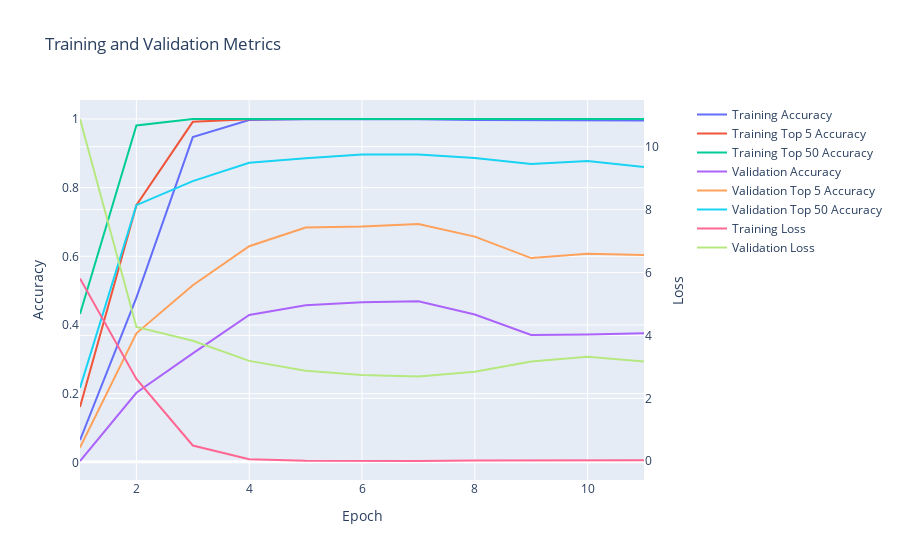

Notebook cell for this chart:
### Code cell
softmax_cross_entropy_model.display_training_history()

### Figure 1 — Plotly figure (JSON) as saved in the notebook; plotly's stock layout.template omitted (floating-point values rounded to 4 significant figures)
{"data": [{"mode": "lines", "name": "Training Accuracy", "type": "scatter", "x": [1, 2, 3, 4, 5, 6, 7, 8, 9, 10, 11], "xaxis": "x", "y": [0.06463, 0.4798, 0.9472, 0.9971, 0.9994, 0.9994, 0.9994, 0.9968, 0.9962, 0.9943, 0.9955, 0.9978], "yaxis": "y"}, {"mode": "lines", "name": "Training Top 5 Accuracy", "type": "scatter", "x": [1, 2, 3, 4, 5, 6, 7, 8, 9, 10, 11], "xaxis": "x", "y": [0.1611, 0.7491, 0.9917, 0.9994, 1.0, 1.0, 1.0, 0.9997, 0.9997, 0.9994, 1.0, 1.0], "yaxis": "y"}, {"mode": "lines", "name": "Training Top 50 Accuracy", "type": "scatter", "x": [1, 2, 3, 4, 5, 6, 7, 8, 9, 10, 11], "xaxis": "x", "y": [0.432, 0.9812, 0.9997, 0.9997, 1.0, 1.0, 1.0, 0.9997, 1.0, 0.9994, 1.0, 1.0], "yaxis": "y"}, {"mode": "lines", "name": "Validation Accuracy", "type": "scatter", "x": [1, 2, 3, 4, 5, 6, 7, 8, 9, 10, 11], "xaxis": "x", "y": [0.003822, 0.2025, 0.3172, 0.4293, 0.4573, 0.4662, 0.4688, 0.4306, 0.3707, 0.372, 0.3758, 0.414], "yaxis": "y"}, {"mode": "lines", "name": "Validation Top 5 Accuracy", "type": "scatter", "x": [1, 2, 3, 4, 5, 6, 7, 8, 9, 10, 11], "xaxis": "x", "y": [0.04331, 0.3758, 0.5159, 0.6293, 0.6841, 0.6866, 0.6943, 0.6573, 0.5949, 0.6076, 0.6038, 0.6561], "yaxis": "y"}, {"mode": "lines", "name": "Validation Top 50 Accuracy", "type": "scatter", "x": [1, 2, 3, 4, 5, 6, 7, 8, 9, 10, 11], "xaxis": "x", "y": [0.2166, 0.749, 0.8191, 0.8726, 0.8854, 0.8968, 0.8968, 0.8866, 0.8688, 0.8777, 0.8599, 0.8841], "yaxis": "y"}, {"mode": "lines", "name": "Training Loss", "type": "scatter", "x": [1, 2, 3, 4, 5, 6, 7, 8, 9, 10, 11], "xaxis": "x", "y": [5.808, 2.616, 0.4993, 0.06071, 0.01231, 0.006852, 0.00651, 0.02005, 0.02389, 0.03772, 0.02846, 0.01643], "yaxis": "y2"}, {"mode": "lines", "name": "Validation Loss", "type": "scatter", "x": [1, 2, 3, 4, 5, 6, 7, 8, 9, 10, 11], "xaxis": "x", "y": [10.88, 4.271, 3.83, 3.19, 2.873, 2.742, 2.697, 2.845, 3.169, 3.32, 3.171, 2.992], "yaxis": "y2"}], "layout": {"title": {"text": "Training and Validation Metrics"}, "xaxis": {"anchor": "y", "domain": [0.0, 0.94], "title": {"text": "Epoch"}}, "yaxis": {"anchor": "x", "domain": [0.0, 1.0], "title": {"text": "Accuracy"}}, "yaxis2": {"anchor": "x", "overlaying": "y", "side": "right", "title": {"text": "Loss"}}}}
